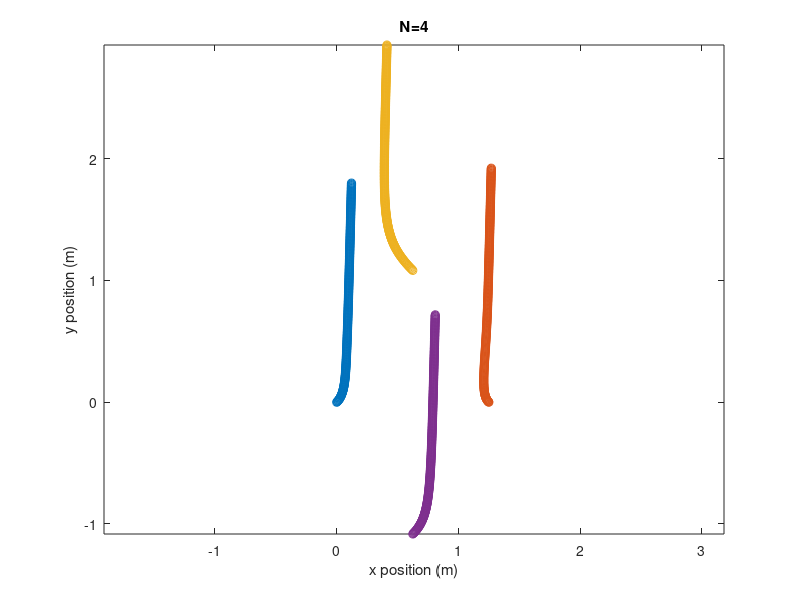

Source code (MATLAB): (Note: this script raises an error after producing the figure.)
%clear all;
close all;
N=4;
dt=0.01;
step=300;
d0=1;
d1=2.25;
K=1;
sigma=1;
beta=0.25;
theta=2;

avg_vk=zeros(1,step+1);
avg_cs=zeros(1,step+1);
avg_jiu=zeros(1,step+1);
avg_us=zeros(1,step+1);

dis_vk=zeros(1,step+1);
dis_cs=zeros(1,step+1);
dis_jiu=zeros(1,step+1);
dis_us=zeros(1,step+1);

min_dis_vk=5*ones(1,step);
min_dis_cs=5*ones(1,step);
min_dis_jiu=5*ones(1,step);
min_dis_us=5*ones(1,step);

max_dis_vk=zeros(1,step);
max_dis_cs=zeros(1,step);
max_dis_jiu=zeros(1,step);
max_dis_us=zeros(1,step);

p_vk=zeros(2*N,step+1);
p_cs=zeros(2*N,step+1);
p_jiu=zeros(2*N,step+1);
p_us=zeros(2*N,step+1);

v_vk=zeros(2*N,step+1);
v_cs=zeros(2*N,step+1);
v_jiu=zeros(2*N,step+1);
v_us=zeros(2*N,step+1);

mag_v_vk=zeros(N,step);
mag_v_cs=zeros(N,step);
mag_v_jiu=zeros(N,step);
mag_v_us=zeros(N,step);

a_vk=zeros(2*N,step+1);
a_cs=zeros(2*N,step+1);
a_jiu=zeros(2*N,step+1);
a_us=zeros(2*N,step+1);

scal_vk=zeros(1,step+1);
scal_cs=zeros(1,step+1);
scal_jiu=zeros(1,step+1);
scal_us=zeros(1,step+1);

if N==2
    p_vk(:,1)=[0; 0; 0; 2]*0.625;
    p_cs=p_vk;
    p_jiu=p_vk;
    p_us=p_vk;
    for i=1:N
        ag=rand(1)*pi/2+4/pi;
        v_vk(2*i-1:2*i,1)=sin(ag)*[cos(ag);sin(ag)];
    end
    %v_vk(:,1)=[cos(pi/4);sin(pi/4);cos(3*pi/4);sin(3*pi/4)];
    v_cs=v_vk;
    v_jiu=v_vk;
    v_us=v_vk;
elseif N==3
    p_vk(:,1)=[0; 0; 2; 0; 1; sqrt(3)]*0.625;
    p_cs=p_vk;
    p_jiu=p_vk;
    p_us=p_vk;
    for i=1:N
        ag=rand(1)*pi/2+4/pi;
        v_vk(2*i-1:2*i,1)=[cos(ag);sin(ag)];
    end
    v_vk(:,1)=[cos(1)*cos(pi/4);cos(1)*sin(pi/4);-cos(2)*cos(3*pi/4);-cos(2)*sin(3*pi/4);-cos(3)*cos(-2*pi/4);-cos(3)*sin(-2*pi/4)];
    v_cs=v_vk;
    v_jiu=v_vk;
    v_us=v_vk;
elseif N==4
    p_vk(:,1)=[0; 0; 2; 0; 1; sqrt(3); 1; -sqrt(3)]*0.625;
    p_cs=p_vk;
    p_jiu=p_vk;
    p_us=p_vk;
    for i=1:N
        ag=rand(1)*pi/2+4/pi;
        v_vk(2*i-1:2*i,1)=cos(ag)*[cos(ag);sin(ag)];
    end
    v_vk(:,1)=[cos(1)*cos(pi/4);cos(1)*sin(pi/4);-cos(2)*cos(3*pi/4);-cos(2)*sin(3*pi/4);-cos(3)*cos(3*pi/4);-cos(3)*sin(3*pi/4);-cos(4)*cos(pi/4);-cos(4)*sin(pi/4)];
    v_cs=v_vk;
    v_jiu=v_vk;
    v_us=v_vk;
elseif N==5
    p_us(:, 1)=[0; 0; 2; 0; 4; 0; 1; sqrt(3); 1; -sqrt(3)]*0.625;
    for i=1:N
        ag=rand(1)*pi/2+4/pi;
        v_us(2*i-1:2*i,1)=[cos(ag);sin(ag)];
    end
elseif N==10
    p_vk(:, 1)=[0; 0; 2; 0; 4; 0; 6; 0; 1; sqrt(3); 1; -sqrt(3); 3; sqrt(3); 3; -sqrt(3); 5; sqrt(3); 5; -sqrt(3)]*0.625;
    p_cs=p_vk;
    p_jiu=p_vk;
    p_us=p_vk;
    v_vk(:,1)=randi([-100,100],[20,1])/100;
    v_vk(:,1)=v_start;
    v_cs=v_vk;
    v_jiu=v_vk;
    v_us=v_vk;
elseif N==16
    p_vk(:, 1)=[0; 0; 2; 0; 4; 0; 6; 0; 1; sqrt(3); 1; -sqrt(3); 3; sqrt(3); 3; -sqrt(3); 5; sqrt(3); 5; -sqrt(3); 2; 2*sqrt(3); 2; -2*sqrt(3);
        4; 2*sqrt(3); 4; -2*sqrt(3); 3; 3*sqrt(3); 3; -3*sqrt(3)]*0.625;
    p_cs=p_vk;
    p_jiu=p_vk;
    p_us=p_vk;
    for i=1:N
        ag=rand(1)*2*pi;
        v_vk(2*i-1:2*i,1)=[cos(ag);sin(ag)];
    end
    v_cs=v_vk;
    v_jiu=v_vk;
    v_us=v_vk;
    %v_us(:,1)=randi([-100,100],[32,1])/100;
elseif N==32
    p_vk(:, 1)=[0; 0; 2; 0; 4; 0; 6; 0; 1; sqrt(3); 1; -sqrt(3); 3; sqrt(3); 3; -sqrt(3); 5; sqrt(3); 5; -sqrt(3); 2; 2*sqrt(3); 2; -2*sqrt(3);
        4; 2*sqrt(3); 4; -2*sqrt(3); 3; 3*sqrt(3); 3; -3*sqrt(3); newp];
    p_cs=p_vk;
    p_jiu=p_vk;
    p_us=p_vk;
    for i=1:N
        ag=rand(1)*2*pi;
        v_vk(2*i-1:2*i,1)=[cos(ag);sin(ag)];
    end
    v_cs=v_vk;
    v_jiu=v_vk;
    v_us=v_vk;
    %v_us(:,1)=randi([-100,100],[32,1])/100;
end
cnt_vk=0;
cnt_cs=0;
cnt_jiu=0;
cnt_us=0;
for i=1:N
    for j=1:N
        if i~=j
            rp_vk=norm(p_vk(2*j-1:2*j,1)-p_vk(2*i-1:2*i,1));
            rp_cs=norm(p_cs(2*j-1:2*j,1)-p_cs(2*i-1:2*i,1));
            rp_jiu=norm(p_jiu(2*j-1:2*j,1)-p_jiu(2*i-1:2*i,1));
            rp_us=norm(p_us(2*j-1:2*j,1)-p_us(2*i-1:2*i,1));
            
            if rp_vk<sqrt(4*d1)
                dis_vk(1,1)=dis_vk(1,1)+rp_vk;
                cnt_vk=cnt_vk+1;
            end
            if rp_cs<sqrt(4*d1)
                dis_cs(1,1)=dis_cs(1,1)+rp_cs;
                cnt_cs=cnt_cs+1;
            end
            if rp_jiu<sqrt(4*d1)
                dis_jiu(1,1)=dis_jiu(1,1)+rp_jiu;
                cnt_jiu=cnt_jiu+1;
            end
            if rp_us<sqrt(4*d1)
                dis_us(1,1)=dis_us(1,1)+rp_us;
                cnt_us=cnt_us+1;
            end
            
            scal_us(1,1)=scal_us(1,1) + dot(v_us(2*i-1:2*i,1),v_us(2*j-1:2*j,1))/norm(v_us(2*i-1:2*i,1))/norm(v_us(2*j-1:2*j,1));
            scal_vk(1,1)=scal_us(1,1);
            scal_cs(1,1)=scal_us(1,1);
            scal_jiu(1,1)=scal_us(1,1);
        end
    end
end
dis_vk(1,1)=dis_vk(1,1)/cnt_vk;
dis_cs(1,1)=dis_cs(1,1)/cnt_cs;
dis_jiu(1,1)=dis_jiu(1,1)/cnt_jiu;
dis_us(1,1)=dis_us(1,1)/cnt_us;

for i=1:step
    cnt_vk=0;
    cnt_cs=0;
    cnt_jiu=0;
    cnt_us=0;
    d_vk=0;
    d_cs=0;
    d_jiu=0;
    d_us=0;
    for j=1:N
        ta_vk=zeros(2,1);
        ta_cs=zeros(2,1);
        ta_jiu=zeros(2,1);
        ta_us=zeros(2,1);
        f0_jiu=zeros(2,1);
        f0_us=zeros(2,1);
        f1=zeros(2,1);
        lambda_jiu=0;
        lambda_us=0;
        for k=1:N
            if j~=k
                rp_vk=norm(p_vk(2*j-1:2*j,i)-p_vk(2*k-1:2*k,i));
                rv_vk=norm(v_vk(2*j-1:2*j,i)-v_vk(2*k-1:2*k,i));
                rp_cs=norm(p_cs(2*j-1:2*j,i)-p_cs(2*k-1:2*k,i));
                rv_cs=norm(v_cs(2*j-1:2*j,i)-v_cs(2*k-1:2*k,i));
                rp_jiu=norm(p_jiu(2*j-1:2*j,i)-p_jiu(2*k-1:2*k,i));
                rv_jiu=norm(v_jiu(2*j-1:2*j,i)-v_jiu(2*k-1:2*k,i));
                rp_us=norm(p_us(2*j-1:2*j,i)-p_us(2*k-1:2*k,i));
                rv_us=norm(v_us(2*j-1:2*j,i)-v_us(2*k-1:2*k,i));
                
                if rp_vk<min_dis_vk(1,i)
                    min_dis_vk(1,i)=rp_vk;
                end
                if rp_vk>max_dis_vk(1,i)
                    max_dis_vk(1,i)=rp_vk;
                end
                if rp_cs<min_dis_cs(1,i)
                    min_dis_cs(1,i)=rp_cs;
                end
                if rp_cs>max_dis_cs(1,i)
                    max_dis_cs(1,i)=rp_cs;
                end
                if rp_jiu<min_dis_jiu(1,i)
                    min_dis_jiu(1,i)=rp_jiu;
                end
                if rp_jiu>max_dis_jiu(1,i)
                    max_dis_jiu(1,i)=rp_jiu;
                end
                if rp_us<min_dis_us(1,i)
                    min_dis_us(1,i)=rp_us;
                end
                if rp_us>max_dis_us(1,i)
                    max_dis_us(1,i)=rp_us;
                end
                
                if rp_vk<sqrt(4*d1)
                    d_vk=d_vk+rp_vk;
                    cnt_vk=cnt_vk+1;
                end
                if rp_cs<sqrt(4*d1)
                    d_cs=d_cs+rp_cs;
                    cnt_cs=cnt_cs+1;
                end
                if rp_jiu<sqrt(4*d1)
                    d_jiu=d_jiu+rp_jiu;
                    cnt_jiu=cnt_jiu+1;
                end
                if rp_us<sqrt(4*d1)
                    d_us=d_us+rp_us;
                    cnt_us=cnt_us+1;
                end

                if i>j
                    ta_vk=ta_vk + (v_vk(2*k-1:2*k,i)-v_vk(2*j-1:2*j,i));
                    ta_cs=ta_cs + K/(sigma^2+rp_cs^2)^beta * (v_cs(2*k-1:2*k,i)-v_cs(2*j-1:2*j,i));
                    ta_jiu=ta_jiu + K/(sigma^2+rp_jiu^2)^beta * (v_jiu(2*k-1:2*k,i)-v_jiu(2*j-1:2*j,i));
                    ta_us=ta_us + K/(sigma^2+rp_us^2)^beta * (v_us(2*k-1:2*k,i)-v_us(2*j-1:2*j,i));
                    f0_jiu=1/(rp_jiu^2-d0)^theta*(p_jiu(2*j-1:2*j,i)-p_jiu(2*k-1:2*k,i));
                    f0_us=1/(rp_us^2-d0)^theta*(p_us(2*j-1:2*j,i)-p_us(2*k-1:2*k,i));
                    f1=1/(rp_us^2-d1)^theta*(-p_us(2*k-1:2*k,i)+p_us(2*j-1:2*j,i));
                    lambda_jiu = lambda_jiu+1/N*rv_jiu^2;
                    lambda_us = lambda_us+1/N*rv_us^2;
                else
                    ta_vk=ta_vk + (v_vk(2*k-1:2*k,i)-v_vk(2*j-1:2*j,i));
                    ta_cs=ta_cs + K/(sigma^2+rp_cs^2)^beta * (v_cs(2*k-1:2*k,i)-v_cs(2*j-1:2*j,i));
                    ta_jiu=ta_jiu + K/(sigma^2+rp_jiu^2)^beta * (v_jiu(2*k-1:2*k,i)-v_jiu(2*j-1:2*j,i));
                    ta_us=ta_us + K/(sigma^2+rp_us^2)^beta * (v_us(2*k-1:2*k,i)-v_us(2*j-1:2*j,i));
                    f0_jiu=1/(rp_jiu^2-d0)^theta*(p_jiu(2*j-1:2*j,i)-p_jiu(2*k-1:2*k,i));
                    f0_us=1/(rp_us^2-d0)^theta*(p_us(2*j-1:2*j,i)-p_us(2*k-1:2*k,i));
                    f1=1/(rp_us^2-d1)^theta*(-p_us(2*k-1:2*k,i)+p_us(2*j-1:2*j,i));
                end
            end
        end
        a_vk(2*j-1:2*j,i+1)=ta_vk;
        a_cs(2*j-1:2*j,i+1)=ta_cs;
        a_jiu(2*j-1:2*j,i+1)=ta_jiu+sqrt(lambda_jiu)*f0_jiu;
        a_us(2*j-1:2*j,i+1)=ta_us+sqrt(lambda_us)*(f0_us-f1);
    end
    v_vk(:,i+1)=v_vk(:,i)+a_vk(:,i+1)*dt;
    p_vk(:,i+1)=p_vk(:,i)+v_vk(:,i)*dt+0.5*a_us(:,i+1)*dt^2;
    v_cs(:,i+1)=v_cs(:,i)+a_cs(:,i+1)*dt;
    p_cs(:,i+1)=p_cs(:,i)+v_cs(:,i)*dt+0.5*a_cs(:,i+1)*dt^2;
    v_jiu(:,i+1)=v_jiu(:,i)+a_jiu(:,i+1)*dt;
    p_jiu(:,i+1)=p_jiu(:,i)+v_jiu(:,i)*dt+0.5*a_jiu(:,i+1)*dt^2;
    v_us(:,i+1)=v_us(:,i)+a_us(:,i+1)*dt;
    p_us(:,i+1)=p_us(:,i)+v_us(:,i)*dt+0.5*a_us(:,i+1)*dt^2;
    for m=1:N
        for n=1:N
            if m~=n
                scal_vk(1,i+1) = scal_vk(1,i+1) + dot(v_vk(2*m-1:2*m,i+1),v_vk(2*n-1:2*n,i+1))/norm(v_vk(2*m-1:2*m,i+1))/norm(v_vk(2*n-1:2*n,i+1));
                scal_cs(1,i+1) = scal_cs(1,i+1) + dot(v_cs(2*m-1:2*m,i+1),v_cs(2*n-1:2*n,i+1))/norm(v_cs(2*m-1:2*m,i+1))/norm(v_cs(2*n-1:2*n,i+1));
                scal_jiu(1,i+1) = scal_jiu(1,i+1) + dot(v_jiu(2*m-1:2*m,i+1),v_jiu(2*n-1:2*n,i+1))/norm(v_jiu(2*m-1:2*m,i+1))/norm(v_jiu(2*n-1:2*n,i+1));
                scal_us(1,i+1) = scal_us(1,i+1) + dot(v_us(2*m-1:2*m,i+1),v_us(2*n-1:2*n,i+1))/norm(v_us(2*m-1:2*m,i+1))/norm(v_us(2*n-1:2*n,i+1));
            end
        end
    end
    dis_vk(1,i+1)=d_vk/cnt_vk;
    dis_cs(1,i+1)=d_cs/cnt_cs;
    dis_jiu(1,i+1)=d_jiu/cnt_jiu;
    dis_us(1,i+1)=d_us/cnt_us;
    
    for num=1:N
        mag_v_vk(num,i)=sqrt(v_vk(2*num-1,i)^2+v_vk(2*num,i)^2);
        mag_v_cs(num,i)=sqrt(v_vk(2*num-1,i)^2+v_vk(2*num,i)^2);
        mag_v_jiu(num,i)=sqrt(v_vk(2*num-1,i)^2+v_vk(2*num,i)^2);
        mag_v_us(num,i)=sqrt(v_vk(2*num-1,i)^2+v_vk(2*num,i)^2);
    end
end
scal_vk=abs(scal_vk/N/(N-1));
avg_vk=avg_vk+scal_vk;
scal_cs=abs(scal_cs/N/(N-1));
avg_cs=avg_cs+scal_cs;
scal_jiu=abs(scal_jiu/N/(N-1));
avg_jiu=avg_jiu+scal_jiu;
scal_us=abs(scal_us/N/(N-1));
avg_us=avg_us+scal_us;

g=figure;
plot(p_us(1,:),p_us(2,:),'o');
hold on;
for i=1:N-1
    plot(p_us(2*i+1,:),p_us(2*i+2,:),'o');
end
hold off;
axis equal;
xlabel('x position (m)')
ylabel('y position (m)')
title('N=4')
arrow(p_us(1:2,1),p_us(1:2,1)+v_us(1:2,1),'EdgeColor','b','FaceColor','b')
arrow(p_us(3:4,1),p_us(3:4,1)+v_us(3:4,1),'EdgeColor','r','FaceColor','r')
arrow(p_us(5:6,1),p_us(5:6,1)+v_us(5:6,1),'EdgeColor','y','FaceColor','y')
arrow(p_us(7:8,1),p_us(7:8,1)+v_us(7:8,1),'EdgeColor','y','FaceColor','y')

h=figure;
t=1:step+1;
plot(t,dis_vk,'LineWidth',2);
hold on;
plot(t,dis_cs,'LineWidth',2);
plot(t,dis_jiu,'LineWidth',2);
plot(t,dis_us,'LineWidth',2);
hold off;
axis square;
axis([0 step+1 0 3.5])
xlabel('time steps')
ylabel('average relative distance (m)')
title('N=4')
line([0,step+1],[d0,d0],'linestyle','--');
line([0,step+1],[sqrt(d1),sqrt(d1)],'linestyle','--','color','red');

f=figure;
plot(t,avg_vk,'LineWidth',2);
hold on;
plot(t,avg_cs,'LineWidth',2);
plot(t,avg_jiu,'LineWidth',2);
plot(t,avg_us,'LineWidth',2);
hold off;
axis square;
axis([0 step+1 0 1])
xlabel('time steps')
ylabel('\psi_{angle}')
title('N=4')

mag=figure;
t=1:step;
plot(t,mag_v_vk(1,:),'LineWidth',2);
hold on;
for i=2:N
    plot(t,mag_v_vk(i,:),'LineWidth',2);
end
axis square;
axis([0 step 0 1])
xlabel('time steps')
ylabel('magnitude of velocities')
title('N=2')
